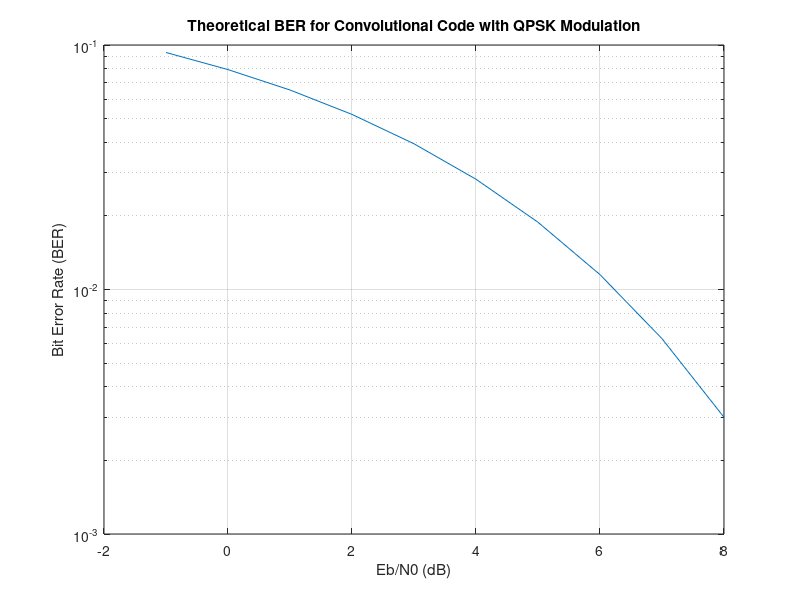

Reproduce this figure in MATLAB.
% Example code for plotting a theoretical BER curve using qfunc for QPSK
EbN0dB = -1:8; % Eb/N0 range in dB
codeRate = 1/2; % Example code rate
EsN0dB = EbN0dB + 10 * log10(codeRate); % Convert Eb/N0 to Es/N0 for QPSK
Ps = qfunc(sqrt(2 * 10.^(EsN0dB / 10))); % Symbol error probability for QPSK

% Assuming QPSK modulation (2 bits per symbol)
berTheoretical = Ps / 2; % BER is half of the symbol error rate for QPSK

% Plot the results
semilogy(EbN0dB, berTheoretical);
xlabel('Eb/N0 (dB)');
ylabel('Bit Error Rate (BER)');
title('Theoretical BER for Convolutional Code with QPSK Modulation');
grid on;
